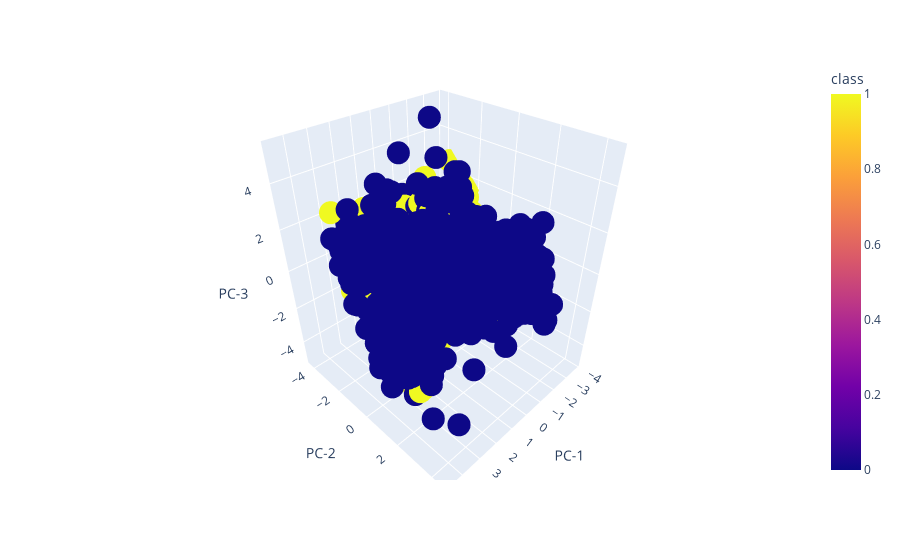

Notebook source saved alongside this figure:
### Code cell
px.scatter_3d(pca_df,
x='PC-1',
y='PC-2',
z='PC-3',
color='class')

### Figure 1 — Plotly figure (JSON) as saved in the notebook; plotly's stock layout.template omitted (floating-point values rounded to 4 significant figures; data arrays with more than 128 entries replaced by an {"elided": "..."} marker saying what was removed)
{"data": [{"hovertemplate": "PC-1=%{x}<br>PC-2=%{y}<br>PC-3=%{z}<br>class=%{marker.color}<extra></extra>", "legendgroup": "", "marker": {"color": {"elided": "1950 int values"}, "coloraxis": "coloraxis", "symbol": "circle"}, "mode": "markers", "name": "", "scene": "scene", "showlegend": false, "type": "scatter3d", "x": {"elided": "1950 float values"}, "y": {"elided": "1950 float values"}, "z": {"elided": "1950 float values"}}], "layout": {"coloraxis": {"colorbar": {"title": {"text": "class"}}, "colorscale": [[0, "#0d0887"], [0.1111, "#46039f"], [0.2222, "#7201a8"], [0.3333, "#9c179e"], [0.4444, "#bd3786"], [0.5556, "#d8576b"], [0.6667, "#ed7953"], [0.7778, "#fb9f3a"], [0.8889, "#fdca26"], [1, "#f0f921"]]}, "legend": {"tracegroupgap": 0}, "margin": {"t": 60}, "scene": {"domain": {"x": [0, 1], "y": [0, 1]}, "xaxis": {"title": {"text": "PC-1"}}, "yaxis": {"title": {"text": "PC-2"}}, "zaxis": {"title": {"text": "PC-3"}}}}}
